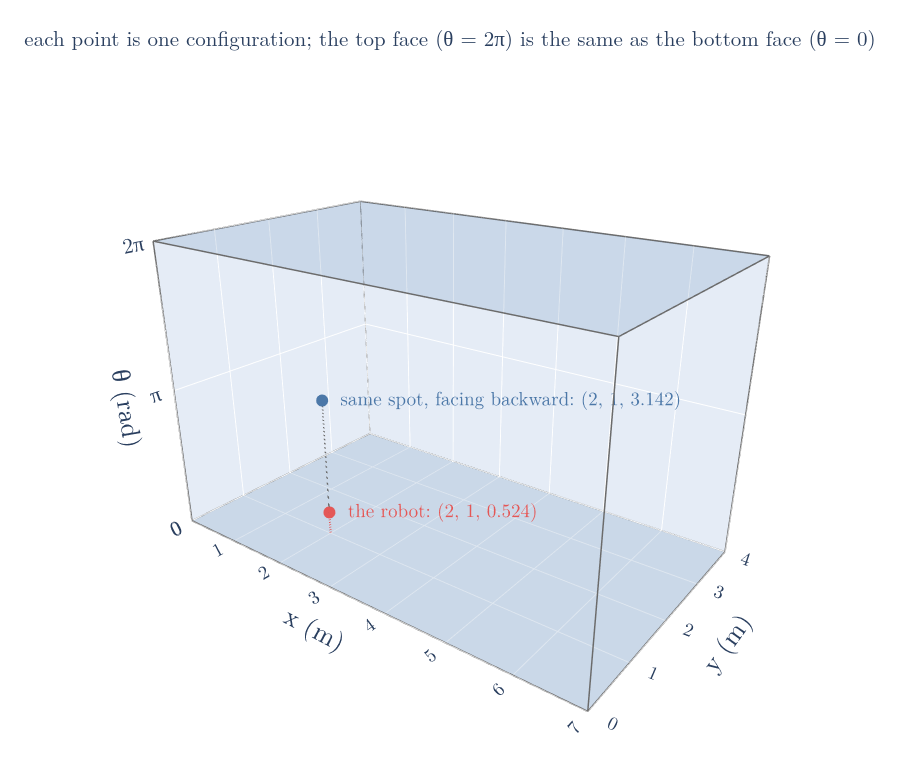

Here is the Python script that generated this plot:
"""The configuration space of the floor robot drawn as a box: x (0 to 7 m) and y (0 to 4 m) across the room's floor,
heading theta upward from 0 to 2 pi. The robot at (2, 1, 0.524) is one point; the same spot facing the other way,
(2, 1, 3.142), is the point straight above it. The top and bottom faces are the same headings (theta = 2 pi is
theta = 0). Copied from the RO-005 draft and resized to the room. Run: python cspace.py -> cspace.png, cspace.pdf"""
from pathlib import Path

import numpy as np
import plotly.graph_objects as go
from gifkit import BLUE, FONT, GREY, RED

here = Path(__file__).parent
X, Y, T = 7, 4, 2 * np.pi
fig = go.Figure()
edges = [((0, 0, 0), (X, 0, 0)), ((X, 0, 0), (X, Y, 0)), ((X, Y, 0), (0, Y, 0)), ((0, Y, 0), (0, 0, 0)),
         ((0, 0, T), (X, 0, T)), ((X, 0, T), (X, Y, T)), ((X, Y, T), (0, Y, T)), ((0, Y, T), (0, 0, T)),
         ((0, 0, 0), (0, 0, T)), ((X, 0, 0), (X, 0, T)), ((X, Y, 0), (X, Y, T)), ((0, Y, 0), (0, Y, T))]
for a, b in edges:
    fig.add_trace(go.Scatter3d(x=[a[0], b[0]], y=[a[1], b[1]], z=[a[2], b[2]], mode="lines",
                               line=dict(color=GREY, width=3)))
for z, c in ((0, "rgba(76,120,168,0.25)"), (T, "rgba(76,120,168,0.25)")):
    fig.add_trace(go.Mesh3d(x=[0, X, X, 0], y=[0, 0, Y, Y], z=[z] * 4, i=[0, 0], j=[1, 2], k=[2, 3], color=BLUE,
                            opacity=0.18))
q = (2, 1, np.radians(30))
fig.add_trace(go.Scatter3d(x=[q[0]], y=[q[1]], z=[q[2]], mode="markers+text", marker=dict(size=7, color=RED),
                           text=["  the robot: (2, 1, 0.524)"], textposition="middle right",
                           textfont=dict(size=19, color=RED)))
fig.add_trace(go.Scatter3d(x=[q[0], q[0]], y=[q[1], q[1]], z=[0, q[2]], mode="lines",
                           line=dict(color=RED, width=4, dash="dash")))
q2 = (2, 1, np.pi)                                           # same spot, facing the other way: another point
fig.add_trace(go.Scatter3d(x=[q2[0]], y=[q2[1]], z=[q2[2]], mode="markers+text", marker=dict(size=7, color=BLUE),
                           text=["  same spot, facing backward: (2, 1, 3.142)"], textposition="middle right",
                           textfont=dict(size=19, color=BLUE)))
fig.add_trace(go.Scatter3d(x=[q[0], q[0]], y=[q[1], q[1]], z=[q[2], q2[2]], mode="lines",
                           line=dict(color=GREY, width=3, dash="dot")))
fig.update_layout(scene=dict(xaxis=dict(title="x (m)", range=[0, X], dtick=1, tickfont=dict(size=15)),
                             yaxis=dict(title="y (m)", range=[0, Y], dtick=1, tickfont=dict(size=15)),
                             zaxis=dict(title="θ (rad)", range=[0, T], tickvals=[0, np.pi, T], ticktext=["0", "π", "2π"],
                                        tickfont=dict(size=16)),
                             aspectmode="manual", aspectratio=dict(x=1.6, y=0.95, z=1.0),
                             camera=dict(eye=dict(x=1.55, y=-2.05, z=1.05), center=dict(x=0, y=0, z=-0.08))),
                  font=FONT, width=900, height=780, showlegend=False, margin=dict(l=0, r=0, t=70, b=0),
                  title=dict(x=0.5, y=0.96, font=dict(size=21), text="each point is one configuration; the top face (θ = 2π) is the same as the bottom face (θ = 0)"))
fig.write_image(here / "cspace.png")
fig.write_image(here / "cspace.pdf")
